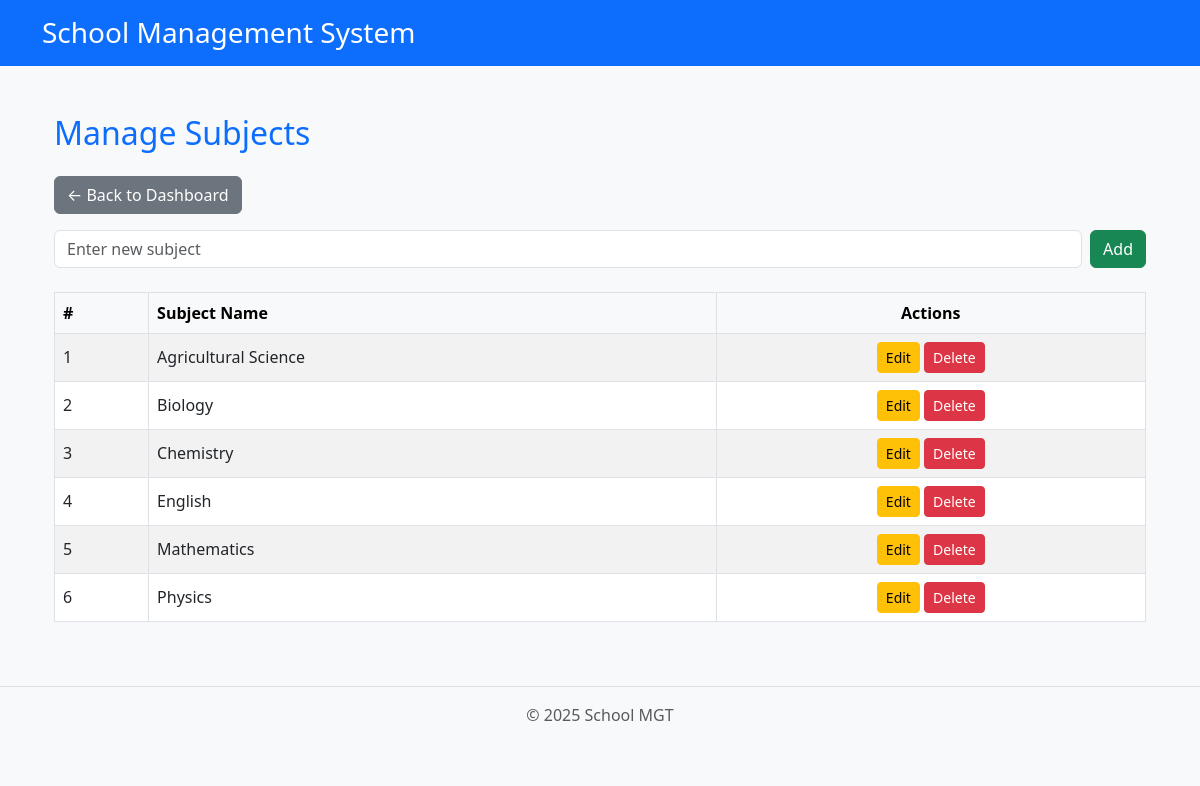
Page /admin-panel/subjects/ (signed in) on the committed database.
### core/models.py (models this page shows, shortened)
class Subject(models.Model):
    name = models.CharField(max_length=100)

### core/views.py (the view, shortened to what this page needs)
# urls.py: path('admin-panel/subjects/', views.manage_subjects, name='manage_subjects'),
@login_required
def manage_subjects(request):
    if request.user.user_type != 'admin':
        return HttpResponse("Unauthorized", status=401)
    subjects = Subject.objects.all().order_by('name')
    return render(request, 'admin/manage_subjects.html', {'subjects': subjects})

### core/templates/admin/manage_subjects.html (shortened to what this page needs)
{% extends 'base.html' %}
{% block content %}
<div class="container mt-5">
    <h2 class="mb-4 text-primary">Manage Subjects</h2>
    <div class="mb-3">
        <a href="{% url 'admin_dashboard' %}" class="btn btn-secondary">
            ← Back to Dashboard
        </a>
    </div>
    <form method="post" class="mb-4 d-flex">
        <input type="text" name="name" class="form-control me-2" placeholder="Enter new subject" required>
        <button type="submit" class="btn btn-success">Add</button>
    </form>
    <div class="table-responsive">
        <table class="table table-bordered table-striped align-middle">
            <thead class="table-light">
                <tr>
                    <th>#</th>
                    <th>Subject Name</th>
                    <th class="text-center">Actions</th>
                </tr>
            </thead>
            <tbody>
                {% for subject in subjects %}
                <tr>
                    <td>{{ forloop.counter }}</td>
                    <td>{{ subject.name }}</td>
                    <td class="text-center">
                        <button type="button"
                                class="btn btn-sm btn-warning"
                                data-bs-toggle="modal"
                                data-bs-target="#editModal{{ subject.id }}">
                            Edit
                        </button>
                        <a href="{% url 'delete_subject' subject.id %}"
                           class="btn btn-sm btn-danger"
                           onclick="return confirm('Are you sure you want to delete this subject?');">
                           Delete
                        </a>
                    </td>
                </tr>
                {% endfor %}
            </tbody>
        </table>
    </div>
</div>
{% endblock %}

### core/templates/base.html (style rules this page uses)
body { background-color: #f8f9fa; }
.table-responsive { overflow-x: auto; }

### rows in the picture
Subject: name "Agricultural Science"
Subject: name "Biology"
Subject: name "Chemistry"
Subject: name "English"
Subject: name "Mathematics"
Subject: name "Physics"
